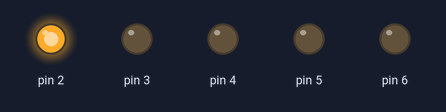
A sketch run on a simulated Arduino Uno, built with avr-gcc and run on an emulated ATmega328P. Parts: output pins drawn as LEDs (lit = HIGH).

Above: at 0.05 s.
At 0.75 s:
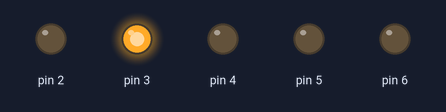
At 1.45 s:
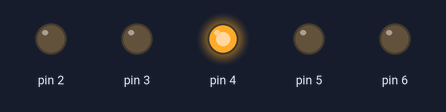
At 2.15 s:
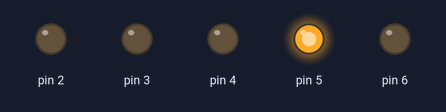
At 2.85 s:
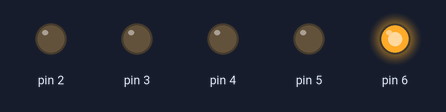
Timing chart, 0 to 3.1 s (numbered marks = the images above):
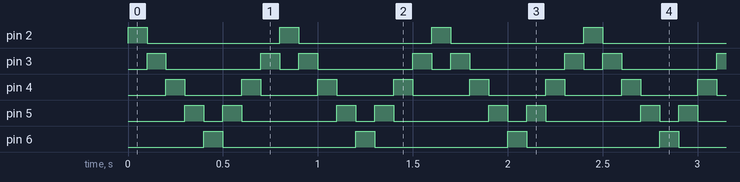

Measured:
- by itself, pin 2, pin 6: alternates HIGH for 0.10 s and LOW for 0.70 s
- by itself, pin 3: repeats every 0.80 s: LOW 0.50 s, HIGH 0.10 s, LOW 0.10 s, HIGH 0.10 s
- by itself, pin 4: alternates HIGH for 0.10 s and LOW for 0.30 s
- by itself, pin 5: repeats every 0.80 s: LOW 0.10 s, HIGH 0.10 s, LOW 0.50 s, HIGH 0.10 s

The sketch:

blinkingKITT.ino
```cpp
int delayTime = 100;
void setup()
{
  pinMode( 2, OUTPUT);
  pinMode( 3, OUTPUT);
  pinMode( 4, OUTPUT);
  pinMode( 5, OUTPUT);
  pinMode( 6, OUTPUT);
}

void loop()
{
  for ( int i = 2; i < 7; i++ )
  {
    digitalWrite( i, HIGH );
    delay( delayTime );
    digitalWrite( i, LOW );
  }
  for ( int i = 5; i > 2; i-- )
  {
    digitalWrite( i, HIGH );
    delay( delayTime );
    digitalWrite( i, LOW );
  }
}
```
